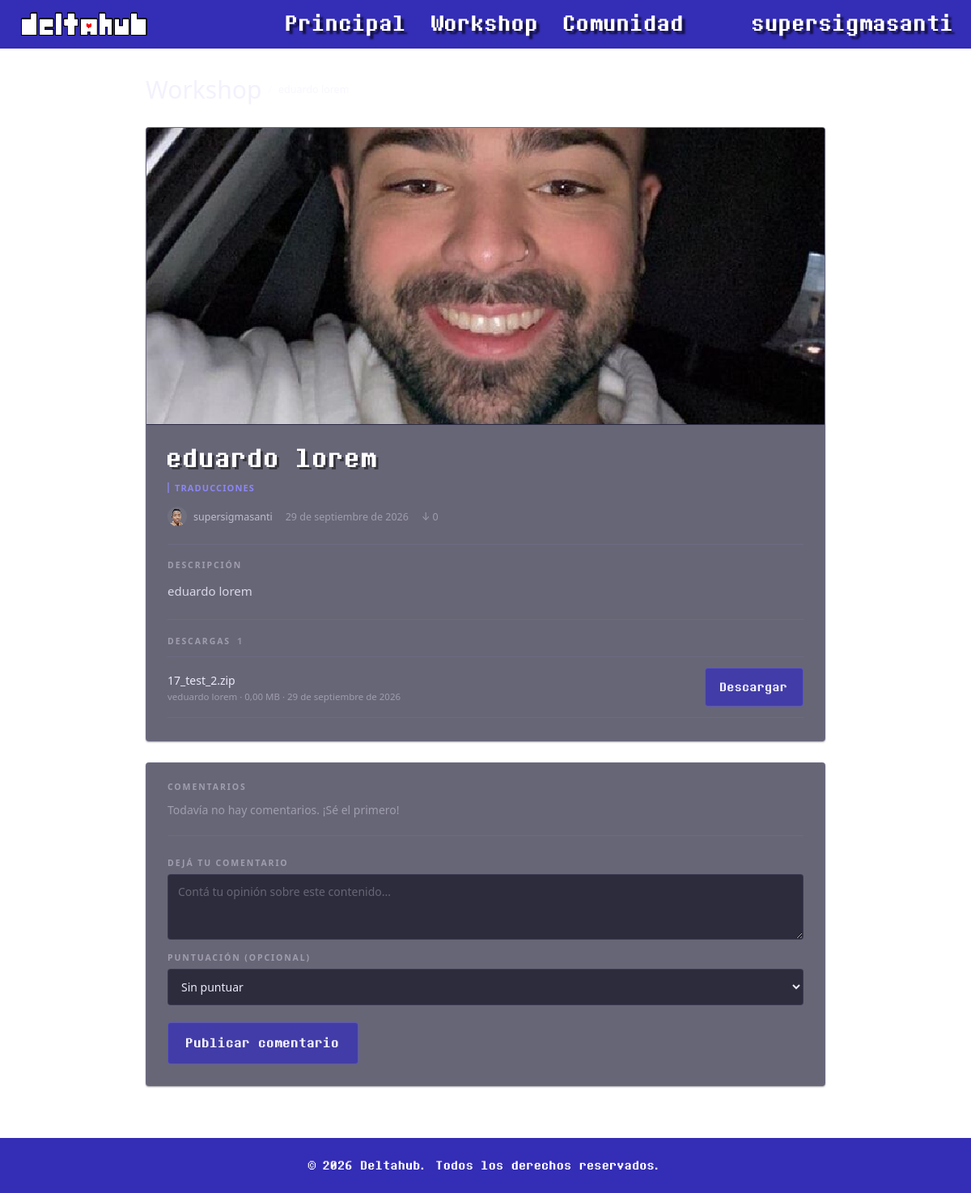
Page /item.php?id=17 (signed in) on the committed database.
### tables this page shows
CREATE TABLE `items` (
  `id` int(11) NOT NULL,
  `usuario_id` int(11) NOT NULL,
  `categoria_id` int(11) NOT NULL,
  `titulo` varchar(100) NOT NULL,
  `descripcion` text DEFAULT NULL,
  `imagen_portada` varchar(255) DEFAULT NULL,
  `fecha_publicacion` datetime DEFAULT current_timestamp(),
  `fecha_actualizacion` datetime DEFAULT NULL,
  `descargas` int(11) DEFAULT 0
);

CREATE TABLE `categorias` (
  `id` int(11) NOT NULL,
  `nombre` varchar(50) NOT NULL
);

CREATE TABLE `usuarios` (
  `id` int(11) NOT NULL,
  `nombre_usuario` varchar(50) NOT NULL,
  `email` varchar(100) NOT NULL,
  `password_hash` varchar(255) NOT NULL,
  `avatar_url` varchar(255) DEFAULT NULL,
  `fecha_registro` datetime DEFAULT current_timestamp(),
  `rol` enum('usuario','moderador','admin') DEFAULT 'usuario',
  `bio` text DEFAULT NULL
);

CREATE TABLE `archivos` (
  `id` int(11) NOT NULL,
  `item_id` int(11) NOT NULL,
  `version` varchar(20) DEFAULT NULL,
  `url_archivo` varchar(255) NOT NULL,
  `tamano_mb` decimal(6,2) DEFAULT NULL,
  `fecha_subida` datetime DEFAULT current_timestamp()
);

### item.php (the view, shortened to what this page needs)
<?php
require_once "config/database.php";
function fecha_espanol($fecha) {
    $meses = [
        1  => "enero",
        2  => "febrero",
        3  => "marzo",
        4  => "abril",
        5  => "mayo",
        6  => "junio",
        7  => "julio",
        8  => "agosto",
        9  => "septiembre",
        10 => "octubre",
        11 => "noviembre",
        12 => "diciembre"
    ];
    $f = new DateTime($fecha);
    return $f->format("d") . " de " . $meses[(int)$f->format("n")] . " de " . $f->format("Y");
}
$id = (int)($_GET["id"] ?? 0);
$stmt = $pdo->prepare("
    SELECT items.*, usuarios.nombre_usuario, usuarios.avatar_url, categorias.nombre AS categoria_nombre
    FROM items
    JOIN usuarios ON items.usuario_id = usuarios.id
    JOIN categorias ON items.categoria_id = categorias.id
    WHERE items.id = :id
    LIMIT 1
");
$stmt->execute([":id" => $id]);
$item = $stmt->fetch(PDO::FETCH_ASSOC);
$no_encontrado = empty($item);
$archivos = [];
$comentarios = [];
if (!$no_encontrado) {
    $stmt = $pdo->prepare("SELECT * FROM archivos WHERE item_id = :id ORDER BY fecha_subida DESC");
    $stmt->execute([":id" => $id]);
    $archivos = $stmt->fetchAll(PDO::FETCH_ASSOC);
    $stmt = $pdo->prepare("
        SELECT comentarios.*, usuarios.nombre_usuario, usuarios.avatar_url
        FROM comentarios
        JOIN usuarios ON comentarios.usuario_id = usuarios.id
        WHERE comentarios.item_id = :id
        ORDER BY comentarios.fecha DESC
    ");
    $stmt->execute([":id" => $id]);
    $comentarios = $stmt->fetchAll(PDO::FETCH_ASSOC);
}
?>
<!DOCTYPE html>
<html lang="es">
<head>
    <link rel="stylesheet" href="style.css">
</head>
<body class="workshop">
    <header>
        <a href="index.php" class="header-logo-LoginRegister">
            <img src="imagenes/DeltahubLogo3px.png" alt="logo deltahub">
        </a>
        <a href="index.php" id="shadow">Principal</a>
        <a href="workshop.php" id="shadow">Workshop</a>
        <a href="community.html" id="shadow">Comunidad</a>
        <div class="auth">
            <?php if (isset($_SESSION["usuario_id"])): ?>
                <a href="perfil.php?id=<?php echo (int)$_SESSION["usuario_id"]; ?>" id="shadow">
                    <?php echo htmlspecialchars($_SESSION["nombre_usuario"]); ?>
                </a>
            <?php endif; ?>
        </div>
    </header>
    <main class="item-layout">
        <?php if ($no_encontrado): ?>
            <div class="item-missing">
                <h1 class="item-missing-title">Contenido no encontrado</h1>
                <p class="item-missing-text">
                    Ese contenido no existe o fue eliminado.
                </p>
                <a href="workshop.php" class="item-back-link">Volver a la workshop</a>
            </div>
        <?php else: ?>
            <nav class="item-crumbs">
                <a href="workshop.php" class="item-crumb">Workshop</a>
                <span class="item-crumb-sep" aria-hidden="true">/</span>
                <span class="item-crumb-here"><?php echo htmlspecialchars($item["titulo"]); ?></span>
            </nav>
            <article class="item-card">
                <div class="item-cover">
                    <?php if (!empty($item["imagen_portada"])): ?>
                        <img src="<?php echo htmlspecialchars($item["imagen_portada"]); ?>" alt="Portada de <?php echo htmlspecialchars($item["titulo"]); ?>">
                    <?php else: ?>
                        <div class="ws-item-thumb-placeholder">
                            <?php echo htmlspecialchars(mb_strtoupper(mb_substr($item["categoria_nombre"], 0, 4), "UTF-8")); ?>
                        </div>
                    <?php endif; ?>
                </div>
                <div class="item-body">
                    <h1 class="item-title"><?php echo htmlspecialchars($item["titulo"]); ?></h1>
                    <p class="item-cat"><?php echo htmlspecialchars($item["categoria_nombre"]); ?></p>
                    <div class="item-meta">
                        <a class="item-author"
                           href="perfil.php?id=<?php echo (int)$item['usuario_id']; ?>"
                           title="Perfil de <?php echo htmlspecialchars($item['nombre_usuario']); ?>">
                            <img
                            class="item-author-avatar"
                            src="<?php echo htmlspecialchars($item['avatar_url']); ?>"
                            alt="Avatar de <?php echo htmlspecialchars($item['nombre_usuario']); ?>"
                            >
                            <span><?php echo htmlspecialchars($item["nombre_usuario"]); ?></span>
                        </a>
                        <span class="item-date"><?php echo htmlspecialchars(fecha_espanol($item["fecha_publicacion"])); ?></span>
                        <span class="item-downloads">↓ <?php echo (int)$item["descargas"]; ?></span>
                    </div>
                    <div class="item-rule"></div>
                    <h2 class="item-section-title">Descripción</h2>
                    <p class="item-desc"><?php echo nl2br(htmlspecialchars($item["descripcion"] ?: "Sin descripción.")); ?></p>
                    <div class="item-rule"></div>
                    <h2 class="item-section-title">
                        Descargas
                        <?php if (count($archivos) > 0): ?>
                            <span class="item-section-count"><?php echo count($archivos); ?></span>
                        <?php endif; ?>
                    </h2>
                    <?php if (empty($archivos)): ?>
                        <p class="item-note">Este contenido todavía no tiene archivos disponibles.</p>
                    <?php else: ?>
                        <div class="item-files">
                            <?php foreach ($archivos as $archivo): ?>
                                <div class="file-row">
                                    <div class="file-info">
                                        <span class="file-name">
                                            <?php echo htmlspecialchars(basename($archivo["url_archivo"])); ?>
                                        </span>
                                        <span class="file-detail">
                                            v<?php echo htmlspecialchars($archivo["version"] ?? "1.0"); ?>
                                            · <?php echo number_format((float)$archivo["tamano_mb"], 2, ',', '.'); ?> MB
                                            · <?php echo htmlspecialchars(fecha_espanol($archivo["fecha_subida"])); ?>
                                        </span>
                                    </div>
                                    <a href="descargar.php?id=<?php echo (int)$item["id"]; ?>" class="btn-download">Descargar</a>
                                </div>
                            <?php endforeach; ?>
                        </div>
                    <?php endif; ?>
                </div>
            </article>
            <section class="comments-card" id="comentarios">
                <h2 class="item-section-title">
                    Comentarios
                </h2>
                <?php if (empty($comentarios)): ?>
                    <p class="item-note">Todavía no hay comentarios. ¡Sé el primero!</p>
                <?php endif; ?>
                <?php if (isset($_SESSION["usuario_id"])): ?>
                    <div class="item-rule"></div>
                    <form class="item-form" action="item.php?id=<?php echo (int)$item["id"]; ?>#comentarios" method="POST">
                        <label class="item-form-label" for="contenido">Dejá tu comentario</label>
                        <textarea id="contenido" name="contenido" rows="3" maxlength="1000" placeholder="Contá tu opinión sobre este contenido..." required></textarea>
                        <label class="item-form-label" for="puntuacion">Puntuación (opcional)</label>
                        <select id="puntuacion" name="puntuacion">
                            <option value="">Sin puntuar</option>
                        </select>
                        <button type="submit" class="btn-submit">Publicar comentario</button>
                    </form>
                <?php else: ?>
                    <p class="item-login-hint">
                        <a href="login.html">Iniciá sesión</a> para comentar.
                    </p>
                <?php endif; ?>
            </section>
        <?php endif; ?>
    </main>
    <footer>
        <p>&copy; 2026 Deltahub. Todos los derechos reservados.</p>
    </footer>
</body>
</html>

### rows in the picture
items: imagen_portada (picture), titulo "eduardo lorem", categoria.nombre "TRADUCCIONES", usuario.avatar_url (picture), usuario.nombre_usuario "supersigmasanti", fecha_publicacion "29 de septiembre de 2026", descargas "0", descripcion "eduardo lorem"
archivos: url_archivo "17_test_2.zip", version "eduardo lorem", tamano_mb "0,00", fecha_subida "29 de septiembre de 2026"

### other values in the picture
$_SESSION["nombre_usuario"] "supersigmasanti"
count($archivos) "1"
